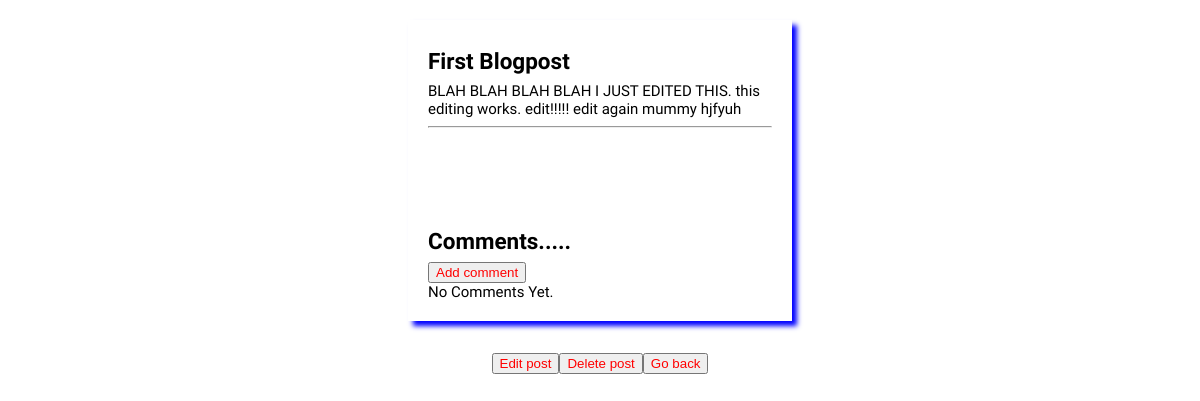
Before: /post/1/ with the older database file.
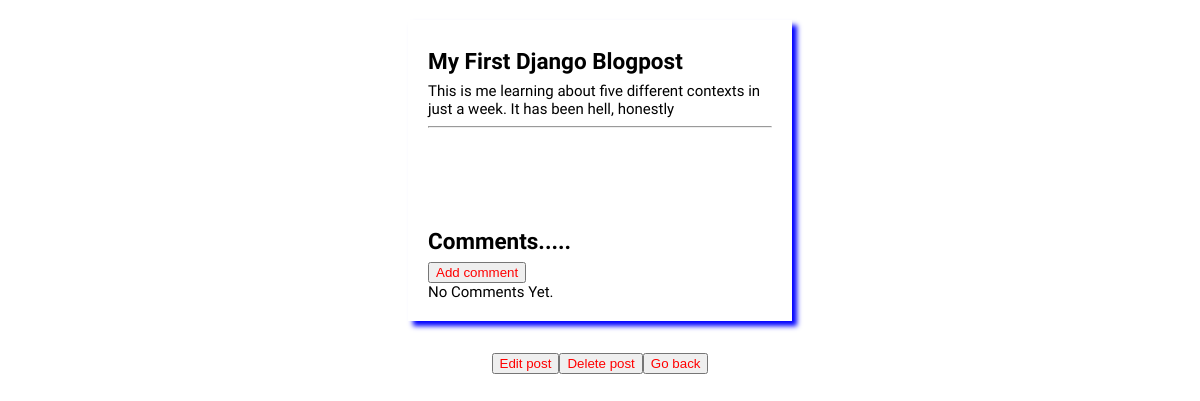
After: the same page with the newer database file.
### blog/models.py (models this page shows, shortened)
class Post(models.Model):
    title = models.CharField(max_length=200)
    author = models.ForeignKey('auth.User', on_delete = models.CASCADE,)
    body = models.TextField()

### blog/views.py (the view)
# urls.py: path("post/<int:pk>/", views.detailedView, name="fullPost"),
def detailedView(request, pk):         #function-based view to display the posts individually
    posts = Post.objects.get(id=pk)
    post_dict ={"posts":posts}
    return render(request, "blog/detailed.html", post_dict)

### blog/templates/blog/detailed.html (shortened to what this page needs)
{% extends 'blog/base.html' %}
{% block content %}
    <div class="post-entry" style="box-shadow: 5px 5px 5px blue;">
        <h2>{{ posts.title }}</h2>
        <p>{{posts.body}}</p>
<hr>
        <div style="margin-top: 100px;">
            <h2>Comments.....</h2>
            <button><a href="/post/{{posts.pk}}/comment">Add comment</a></button> <br>
            {% if not post.comments.all %}
                No Comments Yet.
            {% endif %}
        </div>
    </div>
    <div class="btns">
        <button><a href="/post/{{posts.id}}/edit">Edit post</a> </button>
        <button><a href="/post/{{posts.id}}/delete">Delete post</a> </button>
        <button><a href="/post/">Go back</a> </button>
    </div>
{%  endblock %}

Changed rows visible on the page:
changed Post: title "First Blogpost" → "My First Django Blogpost"; body "BLAH BLAH BLAH BLAH I JUST EDITED THIS. this editing works. edit!!!!! edit again mummy hjfyuh" → "This is me learning about five different contexts in just a week. It has been hell, honestly"
